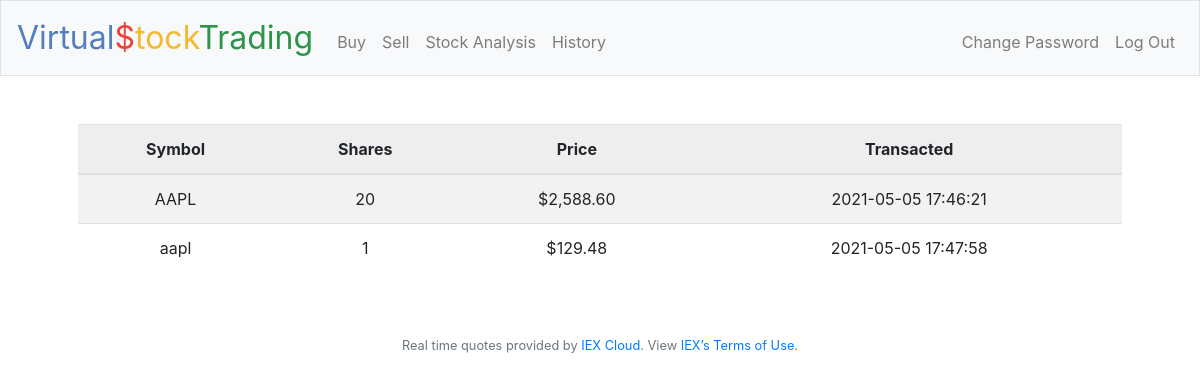
/history (signed in), run on an earlier commit of the app's database.
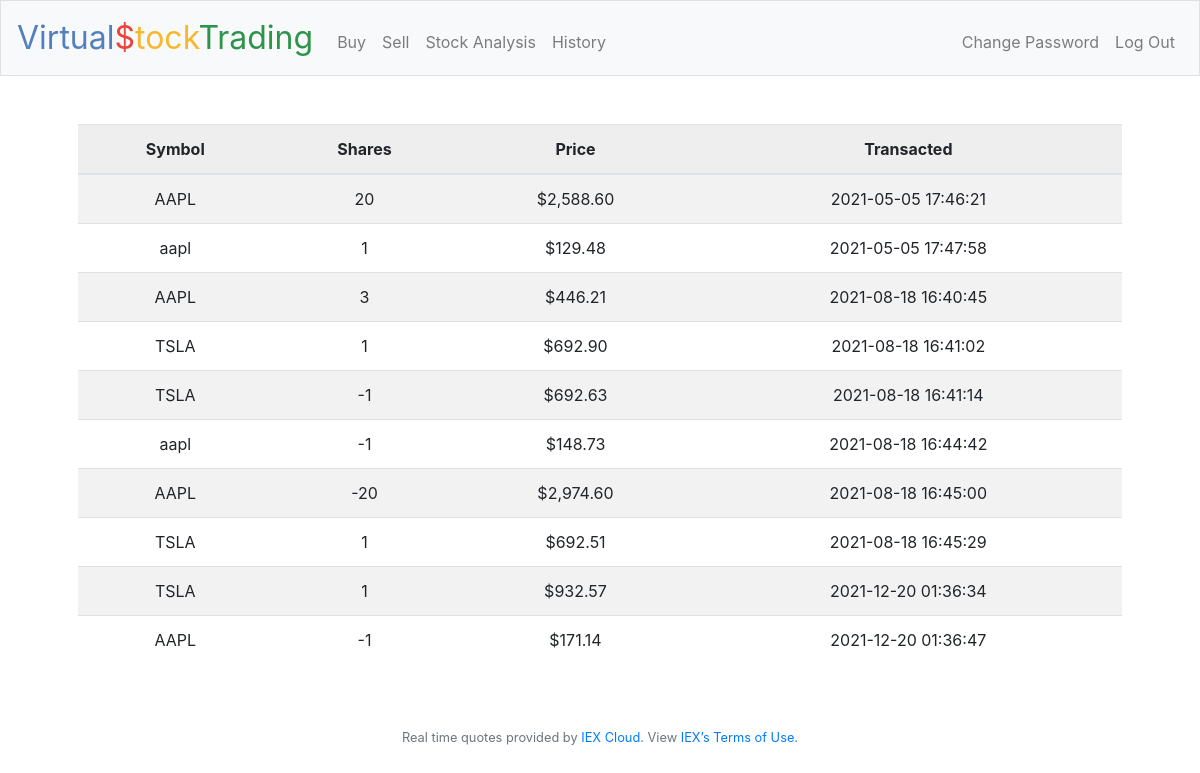
And on a later commit of the database.
### tables this page shows
CREATE TABLE 'transactions' ('id' INTEGER PRIMARY KEY AUTOINCREMENT NOT NULL, 'user_id' INTEGER NOT NULL, 'symbol' TEXT NOT NULL, 'shares' INTEGER NOT NULL, 'price_per_share' REAL NOT NULL, 'created_at'  DATETIME NOT NULL DEFAULT CURRENT_TIMESTAMP  );

### application.py (the view)
@app.route("/history")
@login_required
def history():
    transactions = db.execute("SELECT symbol, shares, price_per_share, created_at FROM transactions WHERE user_id = :user_id ORDER BY created_at ASC", user_id=session["user_id"])
    return render_template("history.html", transactions=transactions)

### application.py (called while the page is built)
@app.after_request
def after_request(response):
    response.headers["Cache-Control"] = "no-cache, no-store, must-revalidate"
    response.headers["Expires"] = 0
    response.headers["Pragma"] = "no-cache"
    return response

### helpers.py (called while the page is built)
def login_required(f):
    @wraps(f)
    def decorated_function(*args, **kwargs):
        if session.get("user_id") is None:
            return redirect("/login")
        return f(*args, **kwargs)
    return decorated_function

def usd(value):
    return f"${value:,.2f}"

### templates/history.html (shortened to what this page needs)
{% extends "layout.html" %}
{% block main %}
    <table class="table table-striped">
        <thead>
            <tr>
                <th>Symbol</th>
                <th>Shares</th>
                <th>Price</th>
                <th>Transacted</th>
            </tr>
        </thead>
        <tbody>
            {% for transaction in transactions %}
                <tr>
                    <td>{{ transaction.symbol }}</td>
                    <td>{{ transaction.shares }}</td>
                    <td>{{ (transaction.shares * transaction.price_per_share) | abs | usd }}</td>
                    <td>{{ transaction.created_at }}</td>
                </tr>
            {% endfor %}
        </tbody>
    </table>
{% endblock %}

### templates/layout.html (shortened to what this page needs)
<!DOCTYPE html>
<html lang="en">
    <head>
        <link href="https://maxcdn.bootstrapcdn.com/bootstrap/4.1.3/css/bootstrap.min.css" rel="stylesheet">
        <link rel="stylesheet" href="https://stackpath.bootstrapcdn.com/bootstrap/4.5.0/css/bootstrap.min.css">
        <link href="/static/styles.css" rel="stylesheet">
    </head>
    <body>
        <nav class="navbar navbar-expand-md navbar-light bg-light border">
            <a class="navbar-brand" href="/"><span class="blue">Virtual</span><span class="red">$</span><span class="yellow">tock</span><span class="green">Trading</span> </a>
            <div class="collapse navbar-collapse" id="navbar">
                {% if session.user_id %}
                    <ul class="navbar-nav mr-auto mt-2">
                        <li class="nav-item"><a class="nav-link" href="/quote">Buy</a></li>
                        <li class="nav-item"><a class="nav-link" href="/sell">Sell</a></li>
                        <li class="nav-item"><a class="nav-link" href="/analysis">Stock Analysis</a></li>
                        <li class="nav-item"><a class="nav-link" href="/history">History</a></li>
                    </ul>
                    <ul class="navbar-nav ml-auto mt-2">
                        <li class="nav-item"><a class="nav-link" href="/change_password">Change Password</a></li>
                        <li class="nav-item"><a class="nav-link" href="/logout">Log Out</a></li>
                    </ul>
                {% else %}
                    <ul class="navbar-nav ml-auto mt-2">
                        <li class="nav-item"><a class="nav-link" href="/register">Register</a></li>
                        <li class="nav-item"><a class="nav-link" href="/login">Log In</a></li>
                    </ul>
                {% endif %}
            </div>
        </nav>
        <main class="container p-5">
            {% block main %}{% endblock %}
        </main>
        <footer class="small text-center text-muted">
            Real time quotes provided by <a href="https://iextrading.com/developer">IEX Cloud</a>. View <a href="https://iextrading.com/api-exhibit-a/">IEX’s Terms of Use</a>.
        </footer>
    </body>
</html>

### static/styles.css (style rules this page uses)
nav .navbar-brand { font-size: xx-large; }
nav .navbar-brand .blue { color: #537fbe; }
nav .navbar-brand .red { color: #ea433b; }
nav .navbar-brand .yellow { color: #f5b82e; }
nav .navbar-brand .green { color: #2e944b; }
main { overflow-x: auto; text-align: center; }
tr:nth-child(odd) { background-color:#eee; }
tr:nth-child(even) { background-color:#fff; }

What changed in the data, as far as the page shows it:
added transactions: shares+price_per_share "$446.21"
added transactions: shares+price_per_share "$692.90"
added transactions: shares+price_per_share "$692.63"
added transactions: shares+price_per_share "$148.73"
added transactions: shares+price_per_share "$2,974.60"
added transactions: shares+price_per_share "$692.51"
added transactions: shares+price_per_share "$932.57"
added transactions: shares+price_per_share "$171.14"
